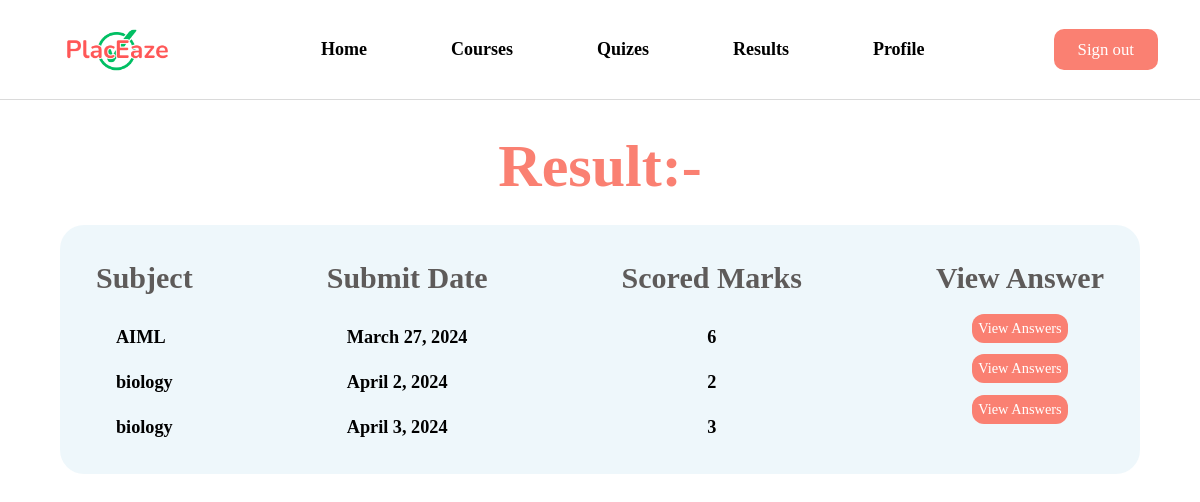
/studentResultPage/ (signed in), run on the app's committed database.
### place_aze/models.py (models this page shows, shortened)
class Test(models.Model):
    tUid=models.BigAutoField(primary_key=True)
    email=models.CharField(max_length=100)
    testId=models.CharField(max_length=100)
    start=models.DateTimeField(auto_now_add=True)
    end=models.DateTimeField()
    duration=models.IntegerField()
    subject=models.CharField(max_length=100)
    topic=models.CharField(max_length=100)
    teacherId=models.BigIntegerField()
    approved=models.IntegerField()

### place_aze/views.py (the view)
# urls.py: path("studentResultPage/", views.studentResultPage, name="StudentResultPage"),
@csrf_exempt
def studentResultPage(request):
    stObj=Student.objects.get(email=request.user)
    srObj=StudentResults.objects.filter(stid=stObj.stid)
    subObj=Subscribe.objects.filter(stid=stObj.stid)
    if not subObj:
        messages.error(request,"Subscribe First to view Results")
        return redirect("/")
    else:
        found=0
        for i in subObj:
            given_date = datetime.datetime.fromtimestamp(i.subscribeDate.timestamp())
            current_date = datetime.datetime.now()
            difference_in_days = (current_date - given_date).days
            if difference_in_days<180:
                found=1
        if found==0:
            messages.error(request,"Subscribe First to View Results")
            return redirect("/")
        else:
            resultList=[]
            for i in srObj:
                testId=i.testId
                scoredMarks=i.scoredMarks
                submitDate=i.submitDate.date()
                testGivenId=i.testGivenId
                tObj=Test.objects.get(testId=testId)
                subject=tObj.subject
                resultList.append([testId,scoredMarks,submitDate,subject,testGivenId])
            return render(request,"studentResultPage.html",{'resultList':resultList,'stId':stObj.stid})

### place_aze/templates/studentResultPage.html (shortened to what this page needs)
{% load static %}
<!DOCTYPE html>
<html lang="en">
<head>
</head>
<body>
    <div id="main">
        <div id="page1">
            <div id="nav">
                <div class="prt1">
                    <img src="{% static 'Images/logo.png' %}" alt="">
                </div>
                <div class="prt2">
                    <a href="/">Home</a>
                    <a href="#">Courses</a>
                    <a href="/studentQuizPage/">Quizes</a>
                    {% if user.is_authenticated %}
                    <a href="/studentResultPage/">Results</a>
                    <a href="/studentProfilePage/">Profile</a>
                    {% endif %}
                </div>
                {% if user.is_authenticated %}
                <div class="prt3">
                  <a href="/logoutUser/"><button>Sign out</button></a>
              </div>
              {% endif %}
                </div>
                <h1>Result:-</h1>
                <div class="result">
                    {% if resultList %}
                    <div class="col">
                        <h3>Subject</h3>
                        <div class="data">
                            {% for i in resultList %}
                            <h2>{{i.3}}</h2>
                            {% endfor %}
                          </div>
                    </div>
                    <div class="col">
                        <h3>Submit Date</h3>
                        <div class="data">
                            {% for i in resultList %}
                            <h2>{{i.2}}</h2>
                            {% endfor %}
                        </div>
                    </div>
                    <div class="col">
                        <h3> Scored Marks</h3>
                        <div class="data">
                            {% for i in resultList %}
                            <h2>{{i.1}}</h2>
                            {% endfor %}
                        </div>
                    </div>
                    <div class="col">
                        <h3>View Answer</h3>
                        <div class="data">
                            {% for i in resultList %}
                            <a href="/viewAnswers/{{stId}}/{{i.0}}/{{i.4}}/">View Answers</a>
                            {% endfor %}
                        </div>
                    </div>
                    {% else %}
            <p>No Result Available</p>
            {% endif %}
                </div>
        </div>
    </div>
</body>
</html>

### place_aze/templates/studentResultPage.html (style rules this page uses)
* { margin: 0; padding: 0; box-sizing: border-box; font-family: gilroy; }
html,body { height: 100%; width: 100%; }
#page1 { height: 100vh; width: 100%; }
#nav { height: 100px; display: flex; align-items: center; justify-content: space-between; padding: 0vw 3.5vw; border-bottom: 1px solid #dadada; }
.prt2 { display: flex; gap: 7vw; }
.prt1 { display: flex; align-items: center ; }
.prt1 img { height: 4vw; }
.prt3 { display: flex; gap: 80px; align-items: center; position: relative; }
.prt3 button { font-size: 1.4vw; cursor: pointer; border-radius: 10px; padding: 0.9vw 2vw; border: none; background-color: salmon; color: white; font-family: gilroy; }
#page1 h1 { margin-top: 4vh; padding-bottom: 3vh; font-size: 5vw; color: salmon; text-align: center; }
.prt2 a { text-decoration: none; font-size: 1.5vw; color: black; font-weight: 600; }
.result { width: 90%; display: flex; padding: 3vw; margin-left: auto; margin-right: auto; justify-content: space-between; background-color: rgba(196, 229, 241, 0.295); border-radius: 2vw; }
.result h3 { font-size: 2.5vw; color: rgb(94, 91, 90); }
.col { display: flex; flex-direction: column; gap: 4vh; align-items: center; }
.data { display: flex; flex-direction: column; gap: 3vh; }
.data h2 { font-size: 1.52vw; font-family: kinta; }
.data a { color:white; text-decoration: none; font-family: gilroy; font-size:1.2vw; background-color: salmon; border-radius: 1vw; padding: 0.5vw; margin-top: -1.6vh; }

### data on the page
Test: subject "AIML"
Test: subject "biology" "biology"

### other printed values
{{ i.2 }} "March 27, 2024" "April 2, 2024" "April 3, 2024"
{{ i.1 }} "6" "2" "3"
